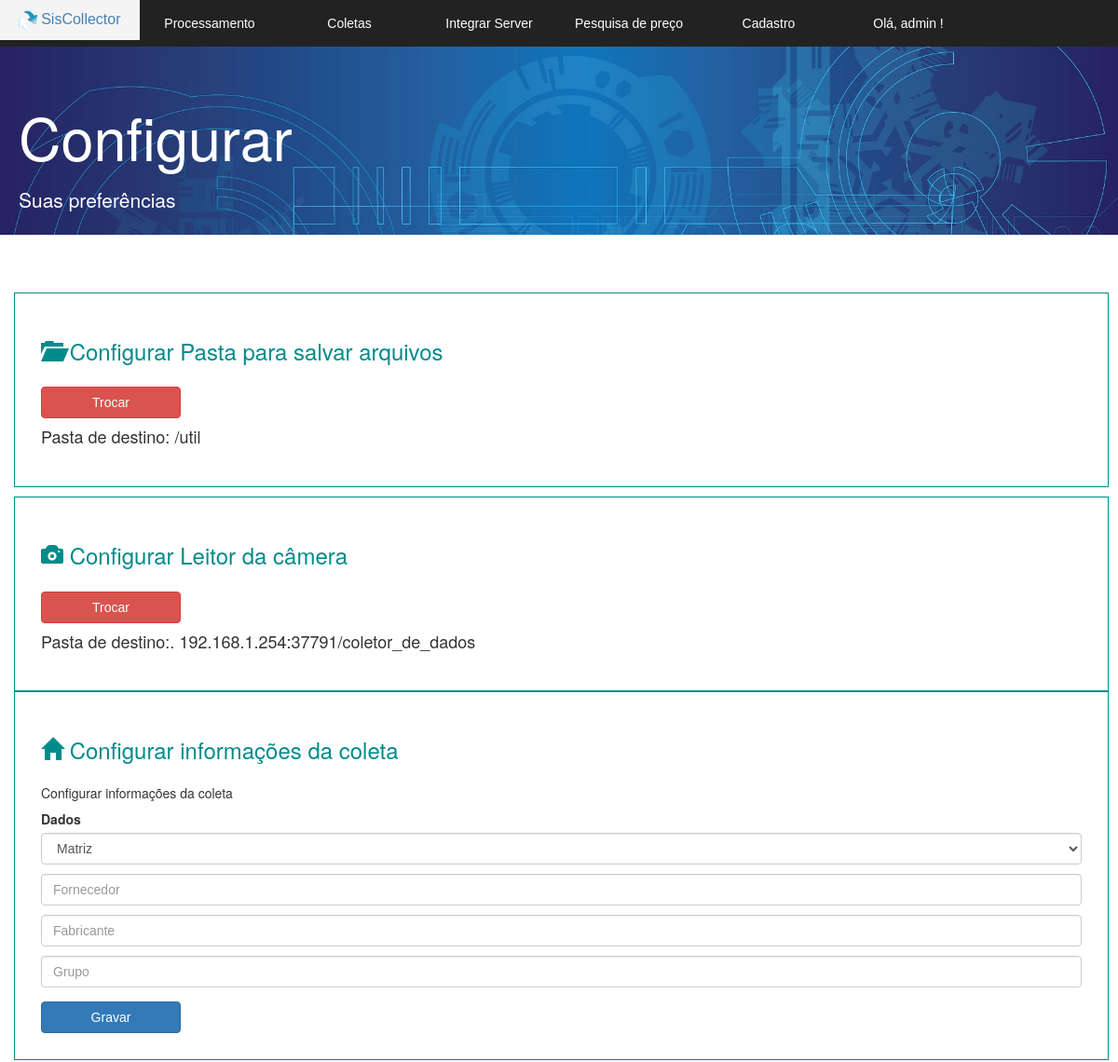
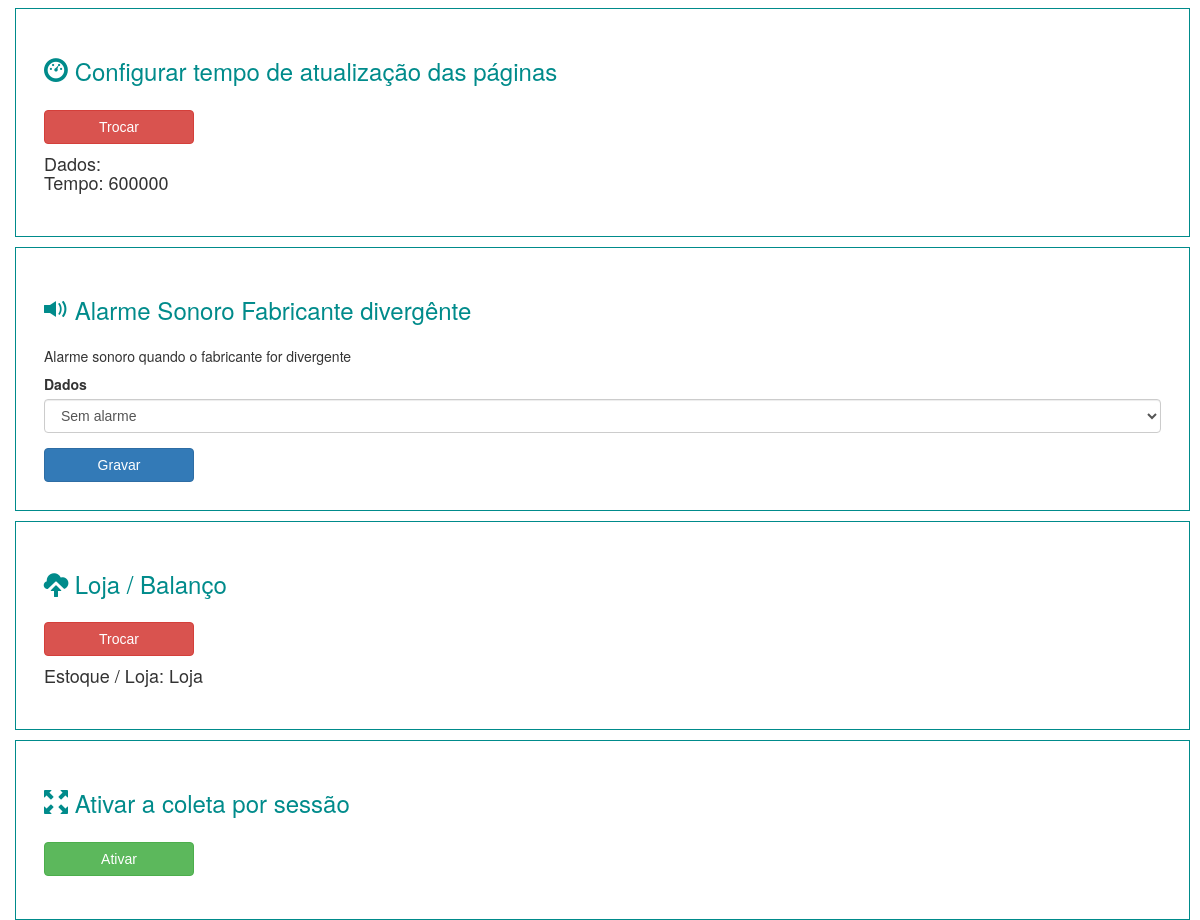
/v_configuracao.php (signed in), run on an earlier commit of the app's database (2 pictures, top to bottom).
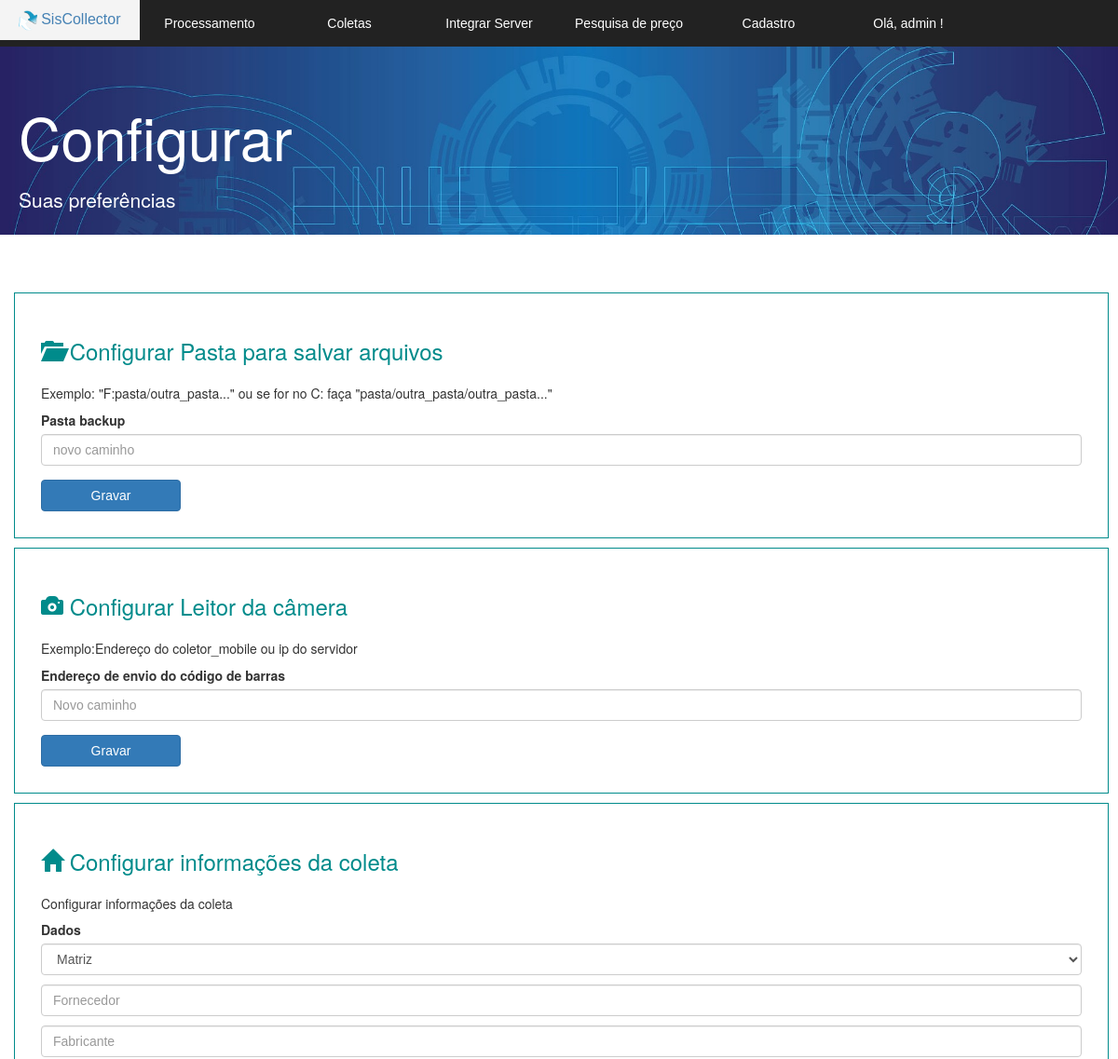
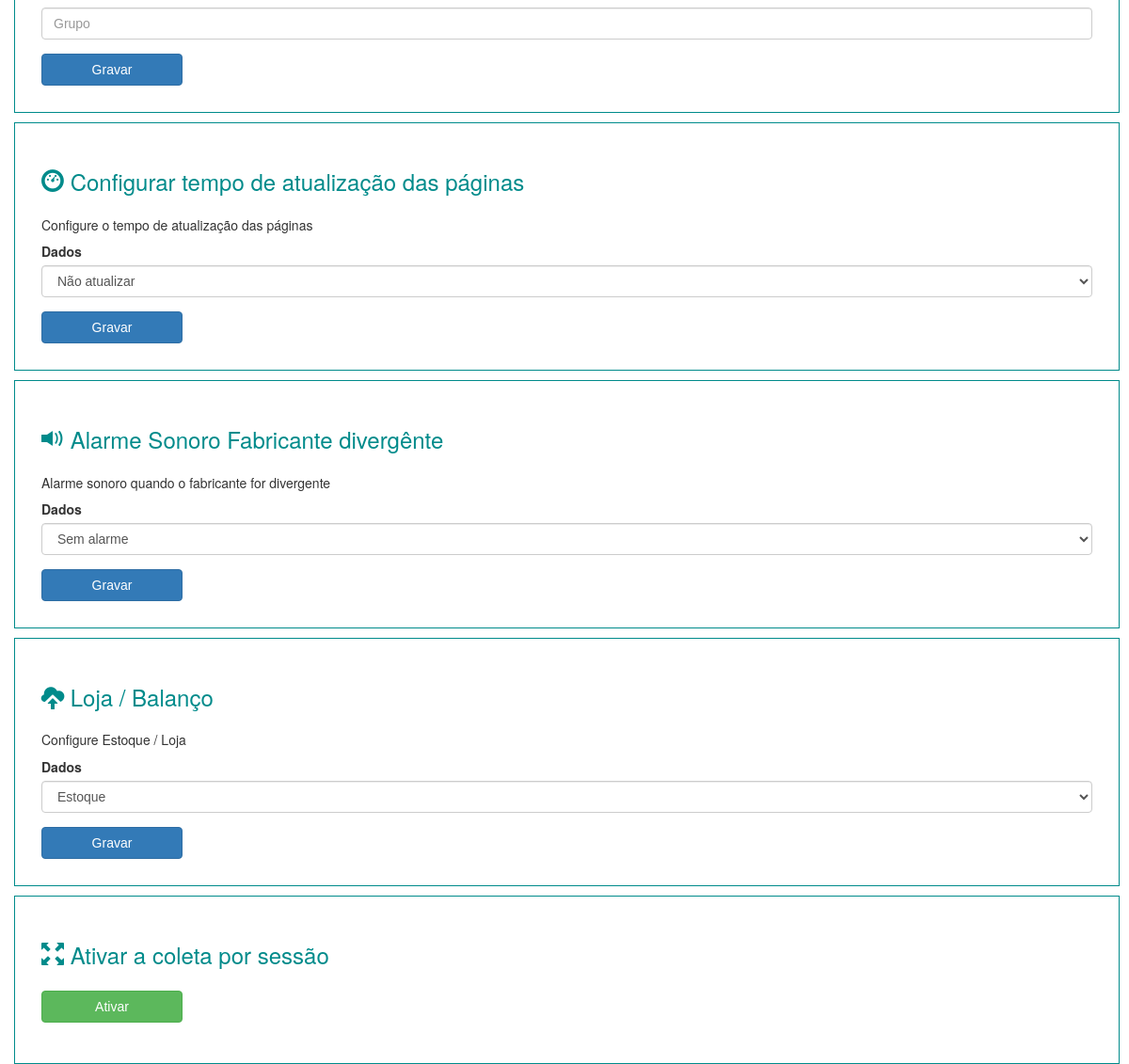
And on a later commit of the database (2 pictures, top to bottom).
### tables this page shows
CREATE TABLE IF NOT EXISTS `config` (
  `id` int(11) NOT NULL AUTO_INCREMENT,
  `arquivo` text,
  `conf` int(3) DEFAULT NULL,
  `camera` varchar(255) DEFAULT NULL,
  `tempo` int(10) DEFAULT NULL,
  `diferenca` int(5) NOT NULL DEFAULT '0',
  `estoque_loja` int(2) DEFAULT '0',
  PRIMARY KEY (`id`)
);

### v_configuracao.php (the view, shortened to what the changed rows need)
<!DOCTYPE html>
<html>
   <head>
      <link href="bootstrap/css/bootstrap.min.css" rel="stylesheet">
      <link rel="stylesheet" href="css.css">
      <link rel="stylesheet" href="normalize.css">
   </head>
   <body>
      <section id="principal">
         <?php require 'v_cabecalho.php'; ?>
         <section class="corpo">
            <div class="jumbotron jumbotron-fluid">
               <div class="container">
                  <h1 class="display-4">Configurar</h1>
               </div>
            </div>
            <section class="form">
               <form method="post" action="arquivos_banco/cadastrar_destino.php">
                  <fieldset class="area_fieldset">
                     <h3>
                        <span class="glyphicon glyphicon-folder-open" aria-hidden="true"></span>
                        Configurar Pasta para salvar arquivos
                     </h3>
                     <div class="form-group">
                        <?php
                           $listagem = mysqli_query($conexao,  "SELECT COUNT(id)  FROM config where conf = '1'");
                           $conta = $listagem->fetch_row();
                           $contagem = $conta;
                           if ($contagem[0] != 1) {
                           	?>
                        <h5> Exemplo: "F:pasta/outra_pasta..." ou se for no C: faça "pasta/outra_pasta/outra_pasta..." </h5>
                        <label for="exampleInputEmail1">Pasta backup</label>
                        <input type="text" class="form-control" id="exampleInputEmail1" name="destino" aria-describedby="emailHelp" placeholder="novo caminho" required="" autofocus="">
                     </div>
                     <button type="submit" class="btn btn-primary">Gravar</button>
                  </fieldset>
                  <?php } else {
                     $listagem = mysqli_query($conexao,  "SELECT COUNT(id), arquivo  FROM config where conf = '1'");
                     while($linha = mysqli_fetch_array($listagem)) {
                     	$escrever_destino = $linha["arquivo"];
                     	?>
                  <button type="button" class="btn btn-danger" ><a href="arquivos_banco/excluir_destino.php">Trocar</a></button>
                  <p>
                     <?php echo "<h4> Pasta de destino: $escrever_destino </h4>"; ?>
                  </p>
                  <?php	} }	?>
               </form>
            </section>
            <p>
            <section class="form">
               <form method="post" action="arquivos_banco/cadastrar_camera.php">
                  <fieldset class="area_fieldset">
                     <h3>
                        <span class="glyphicon glyphicon-camera" aria-hidden="true"></span>
                        Configurar Leitor da câmera
                     </h3>
                     <div class="form-group">
                        <?php
                           $listagem = mysqli_query($conexao,  "SELECT COUNT(camera)  FROM config where conf = 2");
                           $conta = $listagem->fetch_row();
                           $contar = $conta;
                           if ($contar[0] != 1) {
                           	?>
                        <h5> Exemplo:Endereço do coletor_mobile ou ip do servidor </h5>
                        <label for="exampleInputEmail1">Endereço de envio do código de barras</label>
                        <input type="text" class="form-control" id="exampleInputEmail1" name="camera" aria-describedby="emailHelp" placeholder="Novo caminho" required="" autofocus="">
                     </div>
                     <button type="submit" class="btn btn-primary">Gravar</button>
                  </fieldset>
                  <?php } else {
                     $listagem = mysqli_query($conexao,  " SELECT max(camera) as camera  FROM config limit 1");
                     while($linha = mysqli_fetch_array($listagem)) {
                     	$escrever = $linha["camera"];
                     	?>
                  <button type="button" class="btn btn-danger" ><a href="arquivos_banco/excluir_camera.php">Trocar</a></button>
                  <p>
                     <?php echo "<h4> Pasta de destino:. $escrever </h4>"; ?>
                  </p>
                  <?php
                     }
                     }
                     ?>
               </form>
            </section>
            <p>
            <section class="form">
               <form method="post" action="arquivos_banco/tempo_atualizacao.php">
                  <fieldset class="area_fieldset">
                     <h3>
                        <span class="glyphicon glyphicon-dashboard" aria-hidden="true"></span>
                        Configurar tempo de atualização das páginas
                     </h3>
                     <div class="form-group">
                        <?php
                           $listagem = mysqli_query($conexao, "SELECT count(tempo), tempo  FROM config where tempo > 1 limit 1");
                           $con = $listagem->fetch_row();
                           $contar = $con;
                           if ($contar[0] != 1) {
                           ?>
                        <h5> Configure o tempo de atualização das páginas </h5>
                        <label for="exampleInputEmail1">Dados</label>
                        <p>
                           <select class="form-control" name="tempo" >
                              <option value="p000"> Não atualizar </option>
                           </select>
                     </div>
                     <button type="submit" class="btn btn-primary">Gravar</button>
                  </fieldset>
                  <?php } else {
                     $listagem = mysqli_query($conexao, "SELECT max(tempo) as tempo  FROM config limit 1");
                     while($linha = mysqli_fetch_array($listagem)) {
                     	$tempo = $linha["tempo"];
                     	?>
                  <button type="button" class="btn btn-danger" ><a href="arquivos_banco/excluir_tempo.php">Trocar</a></button>
                  <p>
                     <?php echo "<h4> Dados:<br> Tempo: $tempo</h4>"; ?>
                  </p>
                  <?php
                     }
                     }
                     ?>
               </form>
            </section>
            <p>
            <p>
            <section class="form">
               <form method="post" action="arquivos_banco/estoque_loja.php">
                  <fieldset class="area_fieldset">
                     <h3>
                        <span class="glyphicon glyphicon-cloud-upload" aria-hidden="true"></span>
                        Loja / Balanço
                     </h3>
                     <div class="form-group">
                        <?php
                           $listagem = mysqli_query($conexao, "SELECT count(estoque_loja)  FROM config where conf = 15 and estoque_loja < 3 limit 1");
                           $co = $listagem->fetch_row();
                           $contar_estoque = $co;
                           if ($contar_estoque[0] != 1) {
                           ?>
                        <h5> Configure Estoque / Loja </h5>
                        <label for="exampleInputEmail1">Dados</label>
                        <p>
                           <select class="form-control" name="tempo" >
                              <option value="1"> Estoque </option>
                           </select>
                     </div>
                     <button type="submit" class="btn btn-primary">Gravar</button>
                  </fieldset>
                  <?php } else {
                     ?>
                  <button type="button" class="btn btn-danger" ><a href="arquivos_banco/excluir_estoque_loja.php">Trocar</a></button>
                  <?php
                     $li = mysqli_query($conexao, "SELECT estoque_loja  FROM config where estoque_loja > 0 limit 1");
                     while($linha = mysqli_fetch_array($li)) {
                     $estoque = $linha["estoque_loja"];
                     if ($estoque == 1) {
                     $estoque1 = "Estoque";
                     }else{
                     $estoque1 = "Loja";
                     }
                     ?>
                  <?php echo "<h4> Estoque / Loja: $estoque1</h4>"; ?>
                  <?php
                     }
                     }
                     ?>
               </form>
            </section>
         </section>
      </section>
   </body>
</html>

What changed in the data, as far as the page shows it:
removed config: estoque_loja "Loja"
Also different on the page:
form field tempo: (not shown) → "Não atualizar"
form field tempo: (not shown) → "Estoque"
text no longer shown: "Trocar"
text now shown: "Exemplo: \"F:pasta/outra_pasta...\" ou se for no C: faça \"pasta/outra_pasta/outra_pasta...\" Pasta backup Gravar Exemplo:Endereço do coletor_mobile ou ip do servidor Endereço de envio do código de barras Gravar Configure o tempo de atualização das páginas Dados Gravar Configure Estoque / Loja Dados Gravar"
list line gone: "Trocar Pasta de destino: /util"
list line gone: "Trocar Pasta de destino:. 192.168.1.254:37791/coletor_de_dados"
list line gone: "Trocar Dados: Tempo: 600000"
